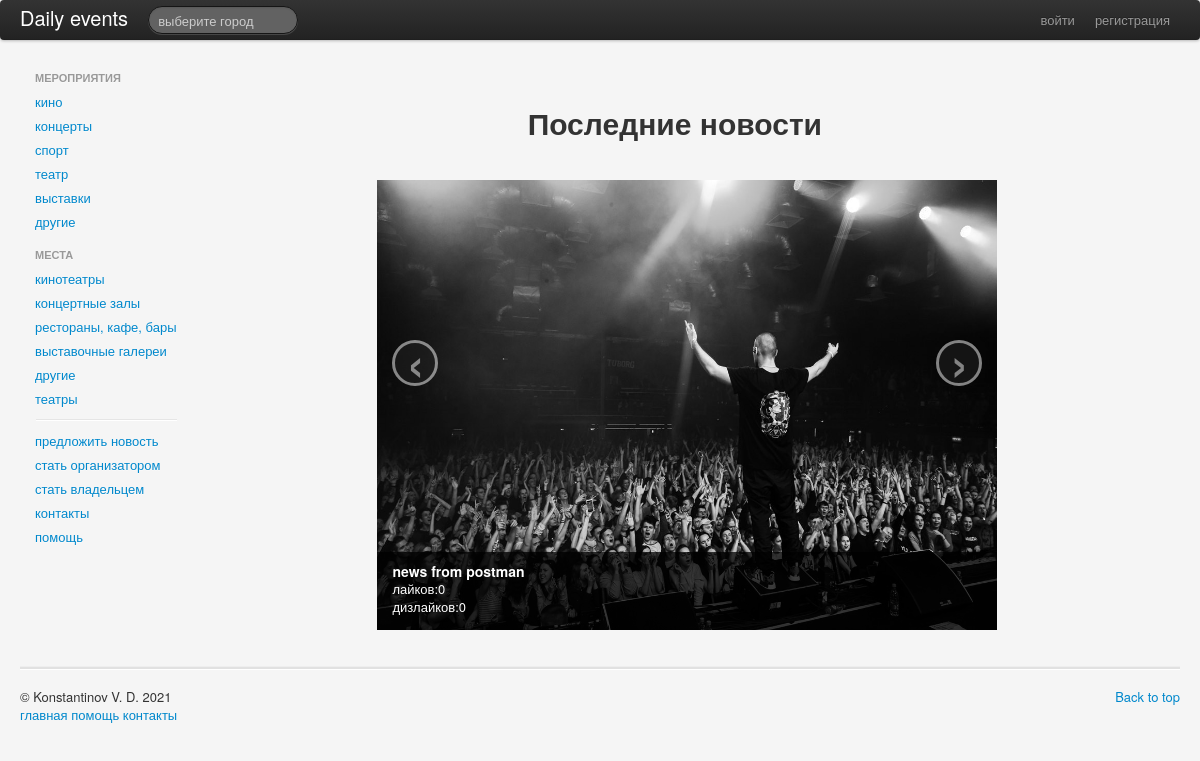
The page / on the database its author committed.
### news/models.py (models this page shows, shortened)
class News(models.Model):
    author = models.ForeignKey(Account, related_name='news', on_delete=models.CASCADE,null=True)
    headline = models.CharField(max_length=200)
    slug = models.SlugField(max_length=200, blank=True)
    text = models.TextField()
    likes = models.IntegerField(null=True,default=0)
    dislikes = models.IntegerField(null=True,default=0)
    photo = models.ImageField(upload_to='photos/news/%Y/%m/%d', verbose_name='фото', blank=True, default='default/event_pic.jpg')
    created_at = models.DateTimeField(auto_now=True)
    updated_at = models.DateTimeField(auto_now_add=True)
    categories = (
        ('фильмы', 'фильмы'),
        ('театр', 'театр'),
        ('концерты', 'концерты'),
    )
    category = models.CharField(max_length=100,choices=categories)
    class Meta:
	    verbose_name = 'новость'
	    verbose_name_plural = 'новости'
    def get_absolute_url(self):
	    return reverse('view_news', kwargs={'item_slug':self.slug})

### account/views.py (the view)
# urls.py: path('', account_views.index, name='index'),
def index(request):
    form = CityForm
    cities = City.objects.all()
    events = Event.objects.all()
    news = News.objects.order_by("-created_at")
    first_news = news[0]
    news = News.objects.order_by("-created_at")[1:4]
    context = {
        "cities":cities,
        "news":news,
        "first_news":first_news,
    }
    if request.method == 'GET':
        form = CityForm()
        context['form'] = form
        return render(request,'index.html',context)
    else:
        form = CityForm(request.POST)
        if form.is_valid():
            city_name = form.cleaned_data.get('city_name')
            city = City.objects.get(name__exact=city_name)
            return redirect(city.get_absolute_url())

### account/forms.py
class CityForm(forms.Form):
    city_name= forms.CharField(widget=forms.TextInput(
        attrs={
            'class':'search-query span2',
            'placeholder':"выберите город",
             "list":"cities" ,
            }))

### templates/index.html (shortened to what this page needs)
{%extends 'base.html'%}
{%block content%}
<div class="row">
  <div class="span12"><h1 style="margin-left: 33%;margin-top: 5%;">Последние новости</h1></div>
    <div style="margin-top: 5%;" class="span8 offset2">
  <div id="myCarousel" class="carousel slide">
    <div class="carousel-inner">
      <div class="item active">
          <a href={{first_news.get_absolute_url}}>
        <img style="width: 100%;height: 450px;" src="{{first_news.photo.url}}" alt="">
        <div class="carousel-caption">
          <h4>{{first_news.headline}}</h4>
          <p>лайков:{{first_news.likes}}<br> дизлайков:{{first_news.dislikes}}</p>
        </div>
      </div>
    </div>
    <a class="left carousel-control" href="#myCarousel" data-slide="prev">‹</a>
    <a class="right carousel-control" href="#myCarousel" data-slide="next">›</a>
  </div>
</div>
</div>
{%endblock%}

### static/css/my.css (style rules this page uses)
body { background-color: rgb(245, 245, 245); }

### rows shown on the page
News: photo (picture), headline "news from postman", likes "0", dislikes "0"
